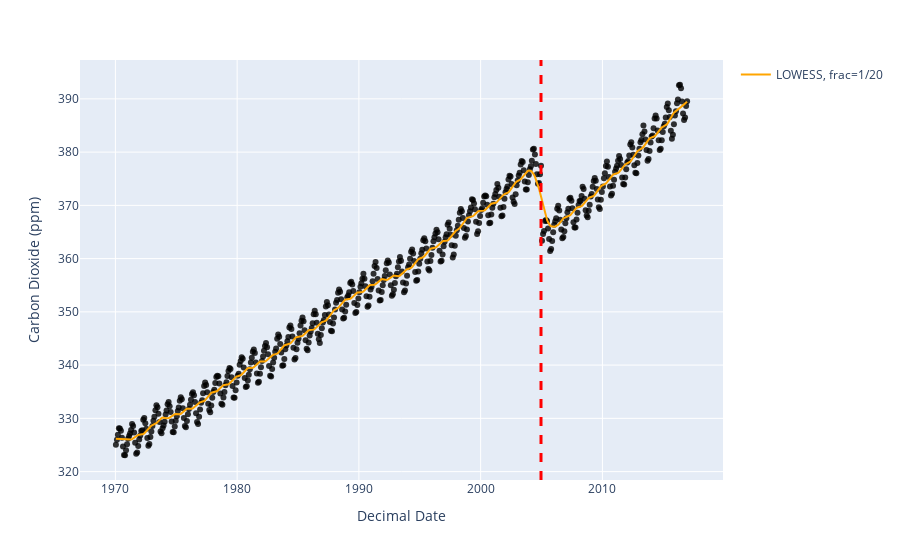

The cell this chart's notebook holds for it:
### Code cell
RDD(data, 'Carbon Dioxide (ppm)', 'Decimal Date', 2004.9563)

### Figure 1 — Plotly figure (JSON) as saved in the notebook; plotly's stock layout.template omitted (floating-point values rounded to 4 significant figures; data arrays with more than 128 entries replaced by an {"elided": "..."} marker saying what was removed)
{"data": [{"hovertemplate": "Decimal Date=%{x}<br>Carbon Dioxide (ppm)=%{y}<extra></extra>", "legendgroup": "", "marker": {"color": "black", "opacity": 0.8, "symbol": "circle"}, "mode": "markers", "name": "", "orientation": "v", "showlegend": false, "type": "scatter", "x": {"elided": "564 float values"}, "xaxis": "x", "y": {"elided": "564 float values"}, "yaxis": "y"}, {"line": {"color": "orange"}, "name": "LOWESS, frac=1/20", "type": "scatter", "x": {"elided": "564 float values"}, "y": {"elided": "564 float values"}}], "layout": {"legend": {"tracegroupgap": 0}, "margin": {"t": 60}, "shapes": [{"line": {"color": "red", "dash": "dash", "width": 3}, "type": "line", "x0": 2005.0, "x1": 2005.0, "xref": "x", "y0": 0, "y1": 1, "yref": "y domain"}], "xaxis": {"anchor": "y", "domain": [0, 1], "title": {"text": "Decimal Date"}}, "yaxis": {"anchor": "x", "domain": [0, 1], "title": {"text": "Carbon Dioxide (ppm)"}}}}
